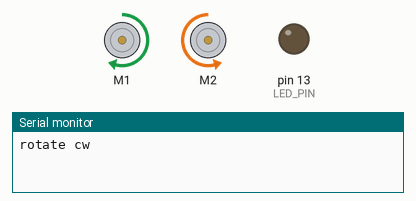
Recording of a sketch running on a simulated Arduino Leonardo, built with avr-gcc and run on an emulated ATmega32U4. On the bench: 2 × DC motor (green arrow = forward, orange = backward, longer = faster), output pins drawn as LEDs (lit = HIGH), the last lines printed to the serial monitor.

Above: at 6.5 s.
At 11.5 s:
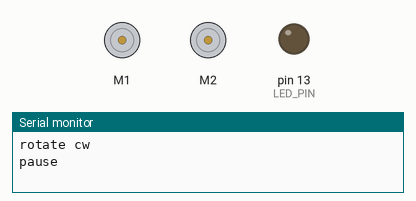
Timing chart, 0 to 15.5 s (numbered marks = the images above):
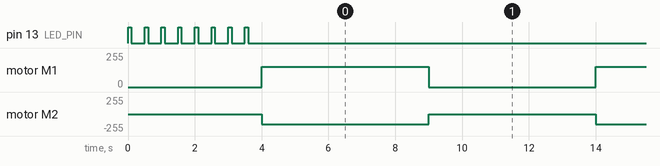

The sketch:

MotorTest2wd.ino
```cpp
/*******************************************
* MotorTest2wd.ino
* Initial motor test for 2WD - robot rotates clockwise
* Left motor driven forward, right backward

* Michael Margolis 24 July 2012, updated comments 3 Nov 2012
********************************************/
const int LED_PIN = 13;
const int speed = 60; // percent of maximum speed

#include <AFMotor.h>  // adafruit motor shield library (modified my mm)
AF_DCMotor Motor_Left(1, MOTOR12_1KHZ);   // Motor 1
AF_DCMotor Motor_Right(2, MOTOR12_1KHZ);  // Motor 2

int pwm;

void setup()
{
  Serial.begin(9600);
  blinkNumber(8); // open port while flashing. Needed for Leonardo only

  // scale percent into pwm range (0-255)
  pwm= map(speed, 0,100, 0,255);
  Motor_Left.setSpeed(pwm);
  Motor_Right.setSpeed(pwm);
}

// run over and over
void loop()
{
  Serial.println("rotate cw");
  Motor_Left.run(FORWARD);
  Motor_Right.run(BACKWARD);
  delay(5000); // run for 5 seconds
  Serial.println("pause");
  Motor_Left.run(RELEASE);  // stop the motors
  Motor_Right.run(RELEASE);
  delay(5000); // stop for 5 seconds
}

// function to indicate numbers by flashing the built-in LED
void blinkNumber( byte number) {
   pinMode(LED_PIN, OUTPUT); // enable the LED pin for output
   while(number--) {
     digitalWrite(LED_PIN, HIGH); delay(100);
     digitalWrite(LED_PIN, LOW);  delay(400);
   }
}
```

Measured:
- by itself, motor M1: alternates forward 153/255 for 5.0 s and stopped for 5.0 s
- by itself, motor M2: alternates backward 153/255 for 5.0 s and stopped for 5.0 s
